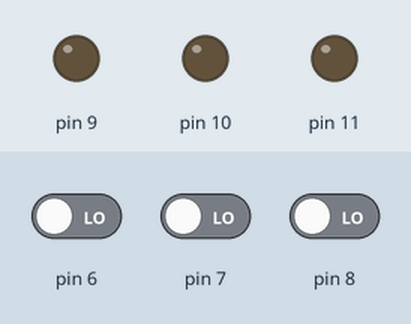
The sketch below on a simulated Arduino Uno, built with avr-gcc and run on an emulated ATmega328P. On the bench: output pins drawn as LEDs (lit = HIGH). The inputs (shaded band) are chosen by the test bench; at power-on: pin 6 LOW, pin 8 LOW, pin 7 LOW.

Above: at 1.2 s.
1.3 s: pin 6 driven HIGH
At 2.5 s:
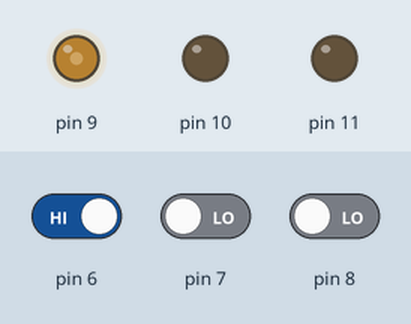
2.8 s: pin 8 driven HIGH
At 3.9 s:
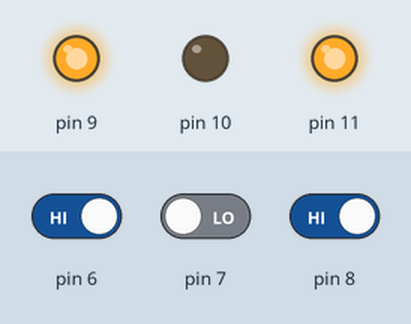
4.3 s: pin 7 driven HIGH
At 5.3 s:
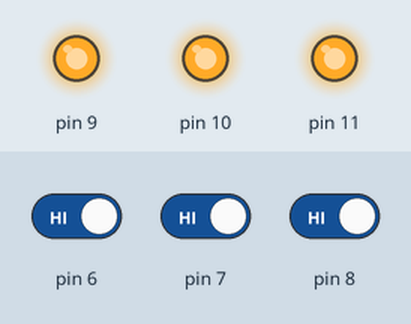
5.8 s: pin 8 driven LOW
At 6.7 s:
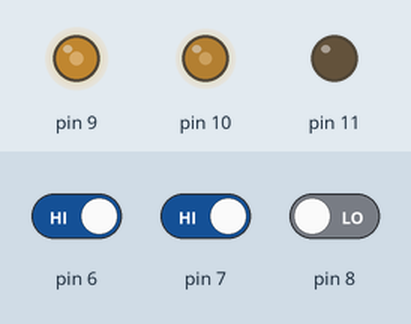
7.3 s: pin 6 driven LOW
At 8.5 s:
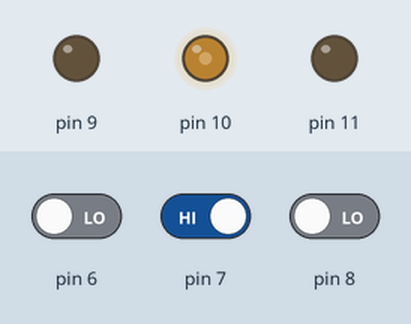
8.8 s: pin 8 driven HIGH
At 10.2 s:
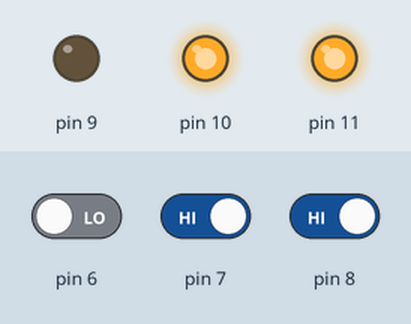
Timing chart, 0 to 11.3 s (numbered marks = the images above; inputs shaded):
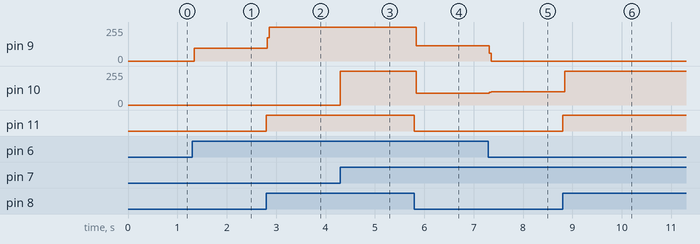

Measured:
- after the input at 1.3 s, pin 9: 0/255 → 97/255 at once
- after the input at 2.8 s, pin 9: 97/255 → 255/255 at once; pin 11: LOW → HIGH at once
- after the input at 4.3 s, pin 10: 0/255 → 255/255 at once
- after the input at 5.8 s, pin 9: 255/255 → 115/255 at once; pin 10: 255/255 → 89/255 at once; pin 11: HIGH → LOW at once
- after the input at 7.3 s, pin 9: 115/255 → 0/255 at once; pin 10: 89/255 → 101/255 at once
- after the input at 8.8 s, pin 10: 101/255 → 255/255 at once; pin 11: LOW → HIGH at once

The sketch:

MM_2.5_1.ino
```cpp
void setup() {
  pinMode(6,INPUT);
  pinMode(7,INPUT);
  pinMode(8,INPUT);
  pinMode(9,OUTPUT);
  pinMode(10,OUTPUT);
  pinMode(11,OUTPUT);

}

void loop() {
  if(digitalRead(6)==1){
    digitalWrite(9,HIGH);
    }

  if(digitalRead(7)==1){
    digitalWrite(10,HIGH);
    }

  if(digitalRead(8)==1){
    digitalWrite(11,HIGH);
    }

  else{
    digitalWrite(9,LOW);
    digitalWrite(10,LOW);
    digitalWrite(11,LOW);
    }
 }
```
